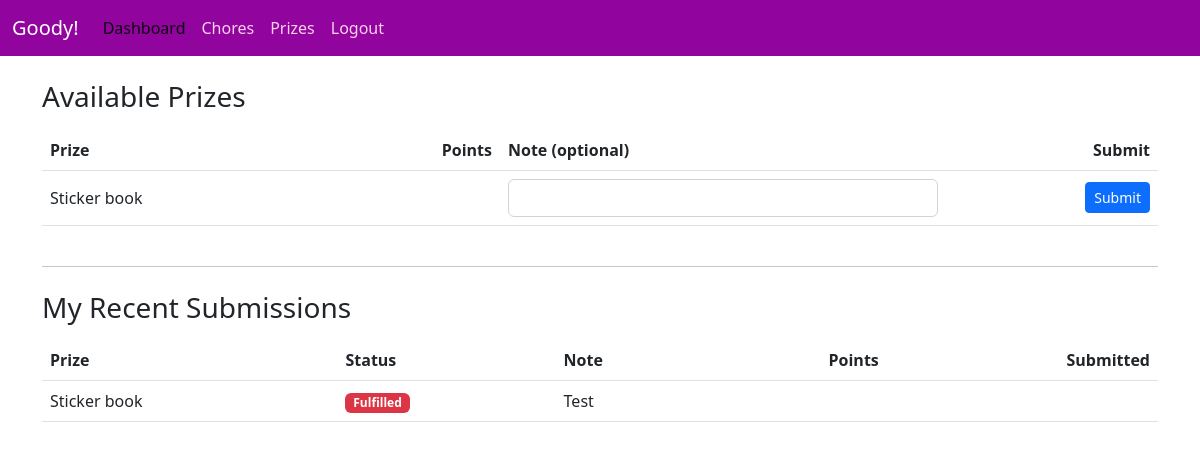
Page /kids/prizes (signed in) on the committed database.
### tables this page shows
CREATE TABLE prize_templates (
  id INTEGER PRIMARY KEY AUTOINCREMENT,
  household_id INTEGER NOT NULL,
  title TEXT NOT NULL,
  points_cost INTEGER NOT NULL CHECK(points_cost > 0),
  active TEXT NOT NULL DEFAULT 'Y' CHECK(active IN ('Y','N')),
  created_on DATETIME DEFAULT CURRENT_TIMESTAMP,
  created_by INTEGER NOT NULL,
  FOREIGN KEY(household_id) REFERENCES households(id),
  FOREIGN KEY(created_by) REFERENCES users(id)
);

CREATE TABLE prize_requests (
  id INTEGER PRIMARY KEY AUTOINCREMENT,
  template_id INTEGER NOT NULL,
  kid_id INTEGER NOT NULL,
  status TEXT NOT NULL DEFAULT 'requested'
    CHECK(status IN ('requested','approved','denied','fulfilled')),
  note TEXT,
  points_cost INTEGER NOT NULL,
  requested_on DATETIME DEFAULT CURRENT_TIMESTAMP,
  reviewed_on DATETIME,
  reviewed_by INTEGER,
  fulfilled_on DATETIME,
  FOREIGN KEY(template_id) REFERENCES prize_templates(id),
  FOREIGN KEY(kid_id) REFERENCES users(id),
  FOREIGN KEY(reviewed_by) REFERENCES users(id)
);

### app.py (the view)
@app.route("/kids/prizes", methods=["GET"])
def kids_prizes():
    kid = get_current_user()
    if not kid:
        return redirect(url_for("login"))
    if kid["role"] != "kid":
        abort(403)
    if not kid["household_id"]:
        return redirect(url_for("login"))
    with get_db_connection() as conn:
        cursor = conn.cursor()
        cursor.execute("SELECT id, title, points_cost FROM prize_templates WHERE household_id = ? AND active = 'Y' ORDER BY title", (kid["household_id"],))
        templates = cursor.fetchall()
        available = get_available_points(conn, kid["id"])
        cursor.execute("""
            SELECT s.id, t.title, s.status, s.note, s.points_cost, s.requested_on, s.reviewed_on, s.fulfilled_on
            FROM prize_requests s
            JOIN prize_templates t ON t.id = s.template_id
            WHERE s.kid_id = ?
            ORDER BY s.requested_on DESC
            LIMIT 25
        """, (kid["id"],))
        submissions = cursor.fetchall()
    return render_template("kids-prizes.html", templates=templates, available=available, submissions=submissions)

### app.py (called while the page is built)
def get_db_connection():
    conn = sqlite3.connect("choretracker.db")
    conn.row_factory = sqlite3.Row
    conn.execute("PRAGMA foreign_keys = ON")
    return conn

def get_current_user():
    if hasattr(g, "current_user"):
        return g.current_user
    user_id = session.get("user_id")
    if not user_id:
        g.current_user = None
        return None
    with get_db_connection() as conn:
        cursor = conn.cursor()
        cursor.execute("SELECT * FROM users WHERE id = ?", (user_id,))
        g.current_user = cursor.fetchone()
        return g.current_user

def get_available_points(conn, kid_id):
    cursor = conn.cursor()
    cursor.execute("""
        SELECT COALESCE(SUM(points_earned), 0) AS earned
        FROM chore_submissions
        WHERE kid_id = ? AND status = 'approved'
    """, (kid_id,))
    earned = cursor.fetchone()["earned"]
    cursor.execute("""
        SELECT COALESCE(SUM(points_cost), 0) AS spent
        FROM prize_requests
        WHERE kid_id = ? AND status IN ('approved','fulfilled')
    """, (kid_id,))
    spent = cursor.fetchone()["spent"]
    return int(earned) - int(spent)

@app.context_processor
def inject_user():
    return {"current_user": get_current_user()}

### templates/kids-prizes.html (shortened to what this page needs)
{% extends "layout.html" %}
{% block content %}
<h3 class="mb-3">Available Prizes</h3>
{% if templates|length == 0 %}
  <div class="alert alert-info">No active prizes yet. Ask a parent to add some!</div>
{% else %}
  <div class="table-responsive">
    <table class="table align-middle">
      <thead>
        <tr>
          <th>Prize</th>
          <th class="text-end">Points</th>
          <th style="width: 40%">Note (optional)</th>
          <th class="text-end">Submit</th>
        </tr>
      </thead>
      <tbody>
        {% for t in templates %}
        <tr>
          <td>{{ t.title }}</td>
          <td class="text-end">{{ t.points }}</td>
          <td>
            <form class="d-flex gap-2" method="post" action="{{ url_for('submit_prize') }}">
              <input class="form-control" type="text" name="note">
          </td>
          <td class="text-end">
              <button class="btn btn-primary btn-sm" type="submit">Submit</button>
          </td>
        </tr>
        {% endfor %}
      </tbody>
    </table>
  </div>
{% endif %}
<hr class="my-4">
<h3 class="mb-3">My Recent Submissions</h3>
{% if submissions|length == 0 %}
  <div class="alert alert-secondary">No submissions yet.</div>
{% else %}
  <div class="table-responsive">
    <table class="table">
      <thead>
        <tr>
          <th>Prize</th>
          <th>Status</th>
          <th>Note</th>
          <th class="text-end">Points</th>
          <th class="text-end">Submitted</th>
        </tr>
      </thead>
      <tbody>
        {% for s in submissions %}
        <tr>
          <td>{{ s.title }}</td>
          <td>
            {% if s.status == 'requested' %}
              <span class="badge bg-warning text-dark">Requested</span>
            {% elif s.status == 'approved' %}
              <span class="badge bg-success">Approved</span>
            {% elif s.status == 'denied' %}
              <span class="badge bg-success">Denied</span>
            {% else %}
              <span class="badge bg-danger">Fulfilled</span>
            {% endif %}
          </td>
          <td>{{ s.note or "" }}</td>
          <td class="text-end">{{ s.points_spent if s.points_spent is not none else "-" }}</td>
          <td class="text-end">{{ s.submitted_on }}</td>
        </tr>
        {% endfor %}
      </tbody>
    </table>
  </div>
{% endif %}
{% endblock %}

### rows in the picture
prize_templates: title "Sticker book"
prize_requests: title "Sticker book", status "Fulfilled", note "Test"
